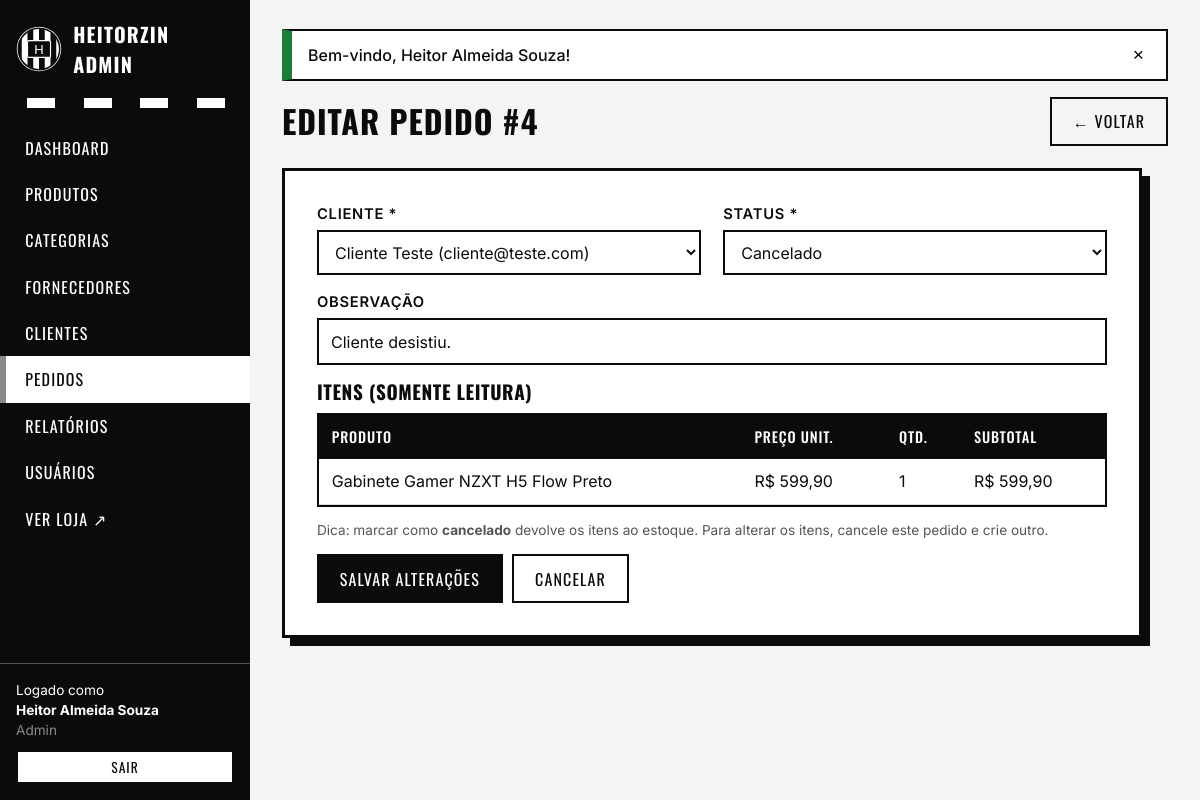
Screenshot of /index.php?url=admin/pedidos/editar/4 (signed in) with the database file from the repository.
### tables this page shows
CREATE TABLE pedidos (
    id          INT UNSIGNED NOT NULL AUTO_INCREMENT,
    cliente_id  INT UNSIGNED NOT NULL,
    status      ENUM('pendente','pago','enviado','entregue','cancelado') NOT NULL DEFAULT 'pendente',
    total       DECIMAL(10,2) NOT NULL DEFAULT 0,
    observacao  VARCHAR(255) NULL,
    criado_em   DATETIME NOT NULL DEFAULT CURRENT_TIMESTAMP,
    PRIMARY KEY (id),
    CONSTRAINT fk_pedidos_cliente
        FOREIGN KEY (cliente_id) REFERENCES clientes(id) ON DELETE RESTRICT
);

CREATE TABLE clientes (
    id          INT UNSIGNED NOT NULL AUTO_INCREMENT,
    nome        VARCHAR(100) NOT NULL,
    email       VARCHAR(120) NOT NULL,
    telefone    VARCHAR(20)  NOT NULL,
    senha       VARCHAR(255) NOT NULL,               
    endereco    VARCHAR(200) NULL,
    cidade      VARCHAR(80)  NULL,
    criado_em   DATETIME NOT NULL DEFAULT CURRENT_TIMESTAMP,
    PRIMARY KEY (id),
    UNIQUE KEY uq_clientes_email (email)
);

CREATE TABLE itens_pedido (
    id              INT UNSIGNED NOT NULL AUTO_INCREMENT,
    pedido_id       INT UNSIGNED NOT NULL,
    produto_id      INT UNSIGNED NOT NULL,
    quantidade      INT NOT NULL,
    preco_unitario  DECIMAL(10,2) NOT NULL,          
    PRIMARY KEY (id),
    CONSTRAINT fk_itens_pedido
        FOREIGN KEY (pedido_id)  REFERENCES pedidos(id)  ON DELETE CASCADE,
    CONSTRAINT fk_itens_produto
        FOREIGN KEY (produto_id) REFERENCES produtos(id) ON DELETE RESTRICT,
    CONSTRAINT ck_itens_qtd CHECK (quantidade > 0)
);

CREATE TABLE produtos (
    id              INT UNSIGNED NOT NULL AUTO_INCREMENT,
    nome            VARCHAR(150) NOT NULL,
    marca           VARCHAR(60)  NULL,
    descricao       TEXT NULL,
    preco           DECIMAL(10,2) NOT NULL,
    estoque         INT NOT NULL DEFAULT 0,
    imagem          VARCHAR(255) NULL,               
    destaque        TINYINT(1) NOT NULL DEFAULT 0,
    ativo           TINYINT(1) NOT NULL DEFAULT 1,
    categoria_id    INT UNSIGNED NOT NULL,
    fornecedor_id   INT UNSIGNED NULL,
    criado_em       DATETIME NOT NULL DEFAULT CURRENT_TIMESTAMP,
    PRIMARY KEY (id),
    CONSTRAINT fk_produtos_categoria
        FOREIGN KEY (categoria_id)  REFERENCES categorias(id)   ON DELETE RESTRICT,
    CONSTRAINT fk_produtos_fornecedor
        FOREIGN KEY (fornecedor_id) REFERENCES fornecedores(id) ON DELETE SET NULL,
    CONSTRAINT ck_produtos_preco   CHECK (preco >= 0),
    CONSTRAINT ck_produtos_estoque CHECK (estoque >= 0)
);

### app/core/Controller.php (called while the page is built, shortened)
<?php
abstract class Controller
{
    protected function view(string $view, array $dados = [], string $layout = 'loja'): void
    {
        extract($dados, EXTR_SKIP);
        require ROOT_PATH . '/app/views/' . $view . '.php';
    }
}

### app/controllers/PedidoController.php (called while the page is built, shortened)
<?php
class PedidoController extends Controller
{
    private Pedido $model;
    public function __construct()
    {
        $this->model = new Pedido();
    }
    public function editar(int $id): void
    {
        $pedido = $this->model->buscarComCliente($id) ?? $this->naoEncontrado();
        $this->view('admin/pedidos/editar', [
            'titulo'   => 'Editar pedido #' . $id,
            'pedido'   => $pedido,
            'itens'    => $this->model->itens($id),
            'clientes' => (new Cliente())->listar('nome ASC'),
            'statusLista' => Pedido::STATUS,
        ], 'admin');
    }
}

### app/core/Router.php (called while the page is built, shortened)
<?php
class Router
{
    private array $publicas = [
        ''         => ['HomeController', 'index'],
        'loja'     => ['HomeController', 'loja'],
        'produto'  => ['HomeController', 'produto'],
        'carrinho' => ['CarrinhoController', 'index'],
        'login'    => ['AuthController', 'login'],
        'logout'   => ['AuthController', 'logout'],
        'registro' => ['AuthController', 'registro'],
        'conta'    => ['ContaController', 'index'],
    ];
    private array $admin = [
        'dashboard'    => 'DashboardController',
        'produtos'     => 'ProdutoController',
        'categorias'   => 'CategoriaController',
        'fornecedores' => 'FornecedorController',
        'clientes'     => 'ClienteController',
        'usuarios'     => 'UsuarioController',
        'pedidos'      => 'PedidoController',
        'relatorios'   => 'RelatorioController',
    ];
    public function despachar(): void
    {
        $url = trim($_GET['url'] ?? '', '/');
        $seg = $url === '' ? [] : explode('/', $url);
        [$classe, $acao, $params] = $this->resolver($seg);
        try {
            $controller = new $classe();
            $ref = new ReflectionMethod($controller, $acao);
            $controller->$acao(...array_slice($params, 0, $ref->getNumberOfParameters()));
        } catch (TypeError $e) {
            $this->erro404();
        } catch (Throwable $e) {
            error_log($e->getMessage() . ' em ' . $e->getFile() . ':' . $e->getLine());
            http_response_code(500);
            exit('<h1>Erro interno</h1><p>Algo deu errado. Tente novamente.</p>');
        }
    }
    private function resolver(array $seg): array
    {
        $primeiro = $seg[0] ?? '';
        if ($primeiro === 'admin') {
            $recurso = $seg[1] ?? 'dashboard';
            $classe = $this->admin[$recurso] ?? null;
            return [$classe, $seg[2] ?? 'index', array_slice($seg, 3)];
        }
        [$classe, $padrao] = $this->publicas[$primeiro];
        return [$classe, $padrao, array_slice($seg, 1)];
    }
}

### public/index.php (called while the page is built, shortened)
<?php
require ROOT_PATH . '/app/core/helpers.php';
spl_autoload_register(function (string $classe): void {
    foreach (['app/core', 'app/models', 'app/controllers'] as $pasta) {
        $arquivo = ROOT_PATH . "/$pasta/$classe.php";
        if (is_file($arquivo)) {
            return;
        }
    }
});
(new Router())->despachar();

### app/core/Database.php (called while the page is built, shortened)
<?php
class Database
{
    private static ?PDO $conexao = null;
    public static function getConnection(): PDO
    {
        if (self::$conexao === null) {
            $dsn = sprintf(
                'mysql:host=%s;port=%s;dbname=%s;charset=%s',
                DB_HOST, DB_PORT, DB_NAME, DB_CHARSET
            );
            try {
                self::$conexao = new PDO($dsn, DB_USER, DB_PASS, [
                    PDO::ATTR_ERRMODE            => PDO::ERRMODE_EXCEPTION,
                    PDO::ATTR_DEFAULT_FETCH_MODE => PDO::FETCH_ASSOC,
                    PDO::ATTR_EMULATE_PREPARES   => false,
                ]);
            } catch (PDOException $e) {
                http_response_code(500);
                exit('<h1>Erro de conexão com o banco de dados</h1>'
                    . '<p>Verifique se o MySQL está ligado no XAMPP e se o banco '
                    . '<b>heitorzin_pcs</b> foi importado. Confira também config/config.php.</p>');
            }
        }
        return self::$conexao;
    }
}

### app/core/Model.php (called while the page is built, shortened)
<?php
abstract class Model
{
    protected string $tabela;
    protected PDO $db;
    public function __construct()
    {
        $this->db = Database::getConnection();
    }
    protected function query(string $sql, array $params = []): PDOStatement
    {
        $stmt = $this->db->prepare($sql);
        $stmt->execute($params);
        return $stmt;
    }
    public function listar(string $ordem = 'id DESC'): array
    {
        return $this->query("SELECT * FROM {$this->tabela} ORDER BY {$ordem}")->fetchAll();
    }
}

### app/models/Pedido.php (called while the page is built, shortened)
<?php
class Pedido extends Model
{
    public function buscarComCliente(int $id): ?array
    {
        $r = $this->query(
            'SELECT p.*, c.nome AS cliente, c.email AS cliente_email, c.telefone AS cliente_telefone
               FROM pedidos p JOIN clientes c ON c.id = p.cliente_id
              WHERE p.id = ?',
            [$id]
        )->fetch();
        return $r ?: null;
    }
    public function itens(int $pedidoId): array
    {
        return $this->query(
            'SELECT i.*, pr.nome AS produto, pr.imagem
               FROM itens_pedido i JOIN produtos pr ON pr.id = i.produto_id
              WHERE i.pedido_id = ? ORDER BY i.id',
            [$pedidoId]
        )->fetchAll();
    }
}

### app/core/helpers.php (called while the page is built, shortened)
<?php
function e($valor): string
{
    return htmlspecialchars((string)($valor ?? ''), ENT_QUOTES, 'UTF-8');
}
function url(string $rota = '', array $query = []): string
{
    $rota = trim($rota, '/');
    if ($rota === '' && !$query) {
        return BASE_URL;
    }
    $params = $rota !== '' ? ['url' => $rota] : [];
    return BASE_URL . 'index.php?' . http_build_query($params + $query);
}
function dinheiro($valor): string
{
    return 'R$ ' . number_format((float)$valor, 2, ',', '.');
}

### app/views/admin/pedidos/editar.php (the view, shortened to what this page needs)
<div class="admin-topo">
    <h1>Editar pedido #<?= (int)$pedido['id'] ?></h1>
    <a class="btn btn-outline" href="<?= url('admin/pedidos') ?>">&larr; Voltar</a>
</div>
<div class="caixa-form" style="max-width:860px">
    <form method="post" action="<?= url('admin/pedidos/atualizar/' . (int)$pedido['id']) ?>">
        <div class="form-grade">
            <div class="campo">
                <label for="cliente_id">Cliente *</label>
                <select id="cliente_id" name="cliente_id" required>
                    <?php foreach ($clientes as $c): ?>
                        <option value="<?= (int)$c['id'] ?>" <?= (int)$pedido['cliente_id'] === (int)$c['id'] ? 'selected' : '' ?>><?= e($c['nome']) ?> (<?= e($c['email']) ?>)</option>
                    <?php endforeach; ?>
                </select>
            </div>
            <div class="campo">
                <label for="status">Status *</label>
                <select id="status" name="status" required>
                    <?php foreach ($statusLista as $s): ?>
                        <option value="<?= e($s) ?>" <?= $pedido['status'] === $s ? 'selected' : '' ?>><?= e(ucfirst($s)) ?></option>
                    <?php endforeach; ?>
                </select>
            </div>
            <div class="campo largo">
                <label for="observacao">Observação</label>
                <input type="text" id="observacao" name="observacao" maxlength="255" value="<?= e($pedido['observacao']) ?>">
            </div>
        </div>
        <h3>Itens (somente leitura)</h3>
        <div class="tabela-wrap">
            <table class="tabela">
                <thead><tr><th>Produto</th><th>Preço unit.</th><th>Qtd.</th><th>Subtotal</th></tr></thead>
                <tbody>
                <?php foreach ($itens as $i): ?>
                    <tr><td><?= e($i['produto']) ?></td><td><?= dinheiro($i['preco_unitario']) ?></td><td><?= (int)$i['quantidade'] ?></td><td><?= dinheiro($i['quantidade'] * $i['preco_unitario']) ?></td></tr>
                <?php endforeach; ?>
                </tbody>
            </table>
        </div>
        <p class="muted small">Dica: marcar como <strong>cancelado</strong> devolve os itens ao estoque. Para alterar os itens, cancele este pedido e crie outro.</p>
        <div style="display:flex;gap:.6rem">
            <button class="btn" type="submit">Salvar alterações</button>
            <a class="btn btn-outline" href="<?= url('admin/pedidos') ?>">Cancelar</a>
        </div>
    </form>
</div>

### public/assets/css/style.css (style rules this page uses)
:root { --preto: #0b0b0b; --preto-2: #1a1a1a; --branco: #ffffff; --cinza-1: #f4f4f4; --cinza-2: #dcdcdc; --cinza-3: #8a8a8a; --cinza-4: #555555; --ok: #1c7c3b; --erro: #b3261e; --aviso: #b26a00; --listras: repeating-linear-gradient(90deg, var(--preto) 0 28px, var(--branco) 28px 56px); --fonte-titulo: 'Oswald', 'Arial Narrow', Impact, sans-serif; --fonte: 'Inter', system-ui, -apple-system, 'Segoe UI', Arial, sans-serif; }
* { box-sizing: border-box; }
html { scroll-behavior: smooth; }
body { margin: 0; font-family: var(--fonte); color: var(--preto); background: var(--branco); line-height: 1.5; }
a { color: inherit; }
h1, h2, h3, h4 { font-family: var(--fonte-titulo); text-transform: uppercase; letter-spacing: .03em; line-height: 1.15; margin: 0 0 .6rem; }
h1 { font-size: 2.4rem; }
h3 { font-size: 1.2rem; }
.muted { color: var(--cinza-4); }
.small { font-size: .85rem; }
.btn { display: inline-block; font-family: var(--fonte-titulo); text-transform: uppercase; letter-spacing: .07em; font-size: 1rem; padding: .65rem 1.3rem; border: 2px solid var(--preto); background: var(--preto); color: var(--branco); text-decoration: none; cursor: pointer; transition: .15s; text-align: center; }
.btn-outline { background: transparent; color: var(--preto); }
.campo { margin-bottom: 1rem; }
.campo label { display: block; font-weight: 600; margin-bottom: .3rem; font-size: .92rem; text-transform: uppercase; letter-spacing: .05em; }
input[type=text], input[type=email], input[type=password], input[type=tel], input[type=number], input[type=date], select, textarea { width: 100%; padding: .6rem .75rem; border: 2px solid var(--preto); font: inherit; background: var(--branco); color: var(--preto); }
.caixa-form { border: 3px solid var(--preto); box-shadow: 8px 8px 0 var(--preto); padding: 2rem; background: var(--branco); }
.tabela-wrap { overflow-x: auto; border: 2px solid var(--preto); background: var(--branco); }
table.tabela { width: 100%; border-collapse: collapse; }
.tabela th { background: var(--preto); color: var(--branco); text-align: left; padding: .7rem .8rem; font-family: var(--fonte-titulo); text-transform: uppercase; letter-spacing: .06em; font-weight: 500; font-size: .9rem; white-space: nowrap; }
.tabela td { padding: .65rem .8rem; border-bottom: 1px solid var(--cinza-2); vertical-align: middle; }
body.admin { background: var(--cinza-1); }
.admin-topo { display: flex; justify-content: space-between; align-items: center; gap: 1rem; flex-wrap: wrap; margin-bottom: 1.4rem; }
.admin-topo h1 { margin: 0; font-size: 2rem; }
.form-grade { display: grid; grid-template-columns: 1fr 1fr; gap: 0 1.4rem; }
.form-grade .largo { grid-column: 1 / -1; }

### rows the page displays
pedidos: id "4", cliente_id "Cliente Teste (cliente@teste.com)", status "Cancelado", observacao "Cliente desistiu."
itens_pedido: produto.nome "Gabinete Gamer NZXT H5 Flow Preto", preco_unitario "R$ 599,90", quantidade "1", dinheiro($i['quantidade'] * $i['preco_unitario']) "R$ 599,90"

### other values shown
$rotulo "DASHBOARD"
$rotulo "PRODUTOS"
$rotulo "CATEGORIAS"
$rotulo "FORNECEDORES"
$rotulo "CLIENTES"
$rotulo "PEDIDOS"
$rotulo "RELATÓRIOS"
$rotulo "USUÁRIOS"
$u['nome'] "Heitor Almeida Souza"
$u['perfil'] "Admin"
$f['msg'] "Bem-vindo, Heitor Almeida Souza!"
